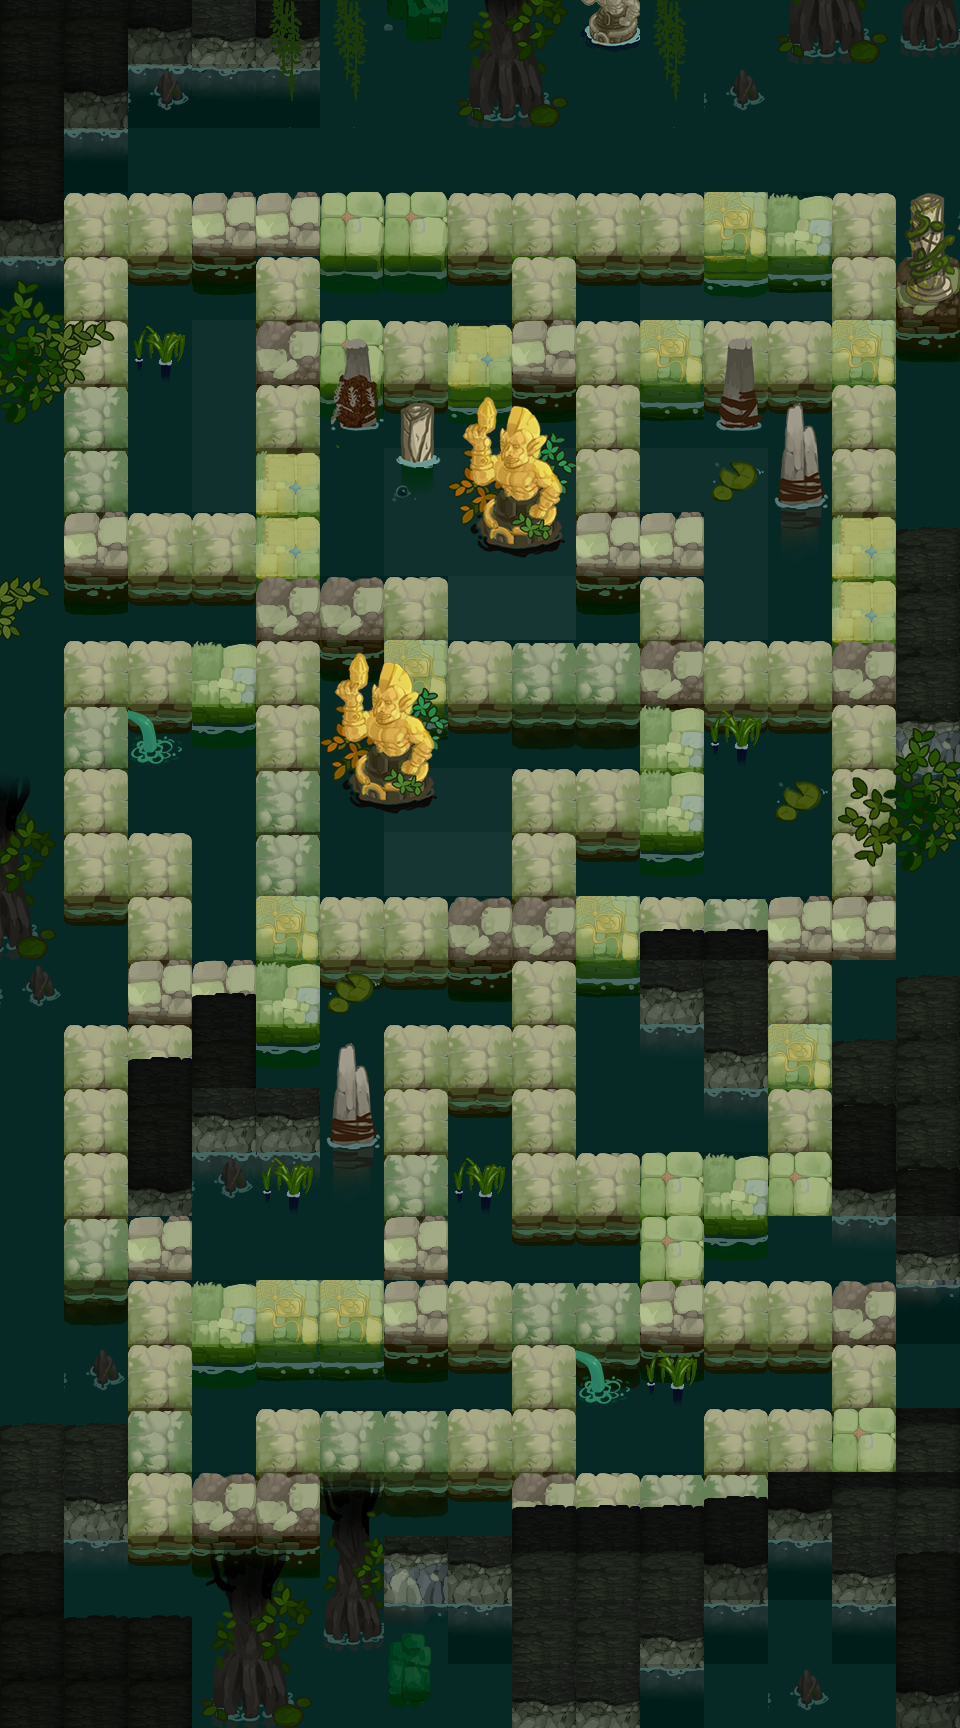

Tiled map render using the project's own tile images. Description and the map definition, with tile-layer contents summarised, below:
An orthogonal 15x27 tile map with 64x64 px tiles, 7 tile layers (background, background_top, block, block_top, ...), 4 tilesets and 8 objects (5x monster, move_3, move_2, move_1).

<map version="1.2" tiledversion="1.2.2" orientation="orthogonal" renderorder="left-down" width="15" height="27" tilewidth="64" tileheight="64" infinite="0" nextlayerid="63" nextobjectid="209">
 <tileset firstgid="1" name="ruins_block_1" tilewidth="64" tileheight="64" tilecount="64" columns="8">
  <image source="img/ruins_block_1.png" width="512" height="512" />
 </tileset>
 <tileset firstgid="65" name="diamond" tilewidth="64" tileheight="64" tilecount="64" columns="8">
  <image source="img/diamond.png" width="512" height="512" />
 </tileset>
 <tileset firstgid="129" name="ruins_bg_1" tilewidth="64" tileheight="64" tilecount="64" columns="8">
  <image source="img/ruins_bg_1.png" width="512" height="512" />
 </tileset>
 <tileset firstgid="193" name="ruins_top_1" tilewidth="64" tileheight="64" tilecount="64" columns="8">
  <image source="img/ruins_top_1.png" width="512" height="512" />
 </tileset>
 <layer id="54" name="background" width="15" height="27">
  <data>[405 cells, 405 non-empty, 10 distinct tile ids]</data>
 </layer>
 <layer id="55" name="background_top" width="15" height="27">
  <data>[405 cells, 143 non-empty, 8 distinct tile ids]</data>
 </layer>
 <layer id="56" name="block" width="15" height="27">
  <data>[405 cells, 262 non-empty, 15 distinct tile ids]</data>
 </layer>
 <layer id="57" name="block_top" width="15" height="27">
  <data>[405 cells, 95 non-empty, 11 distinct tile ids]</data>
 </layer>
 <layer id="58" name="diamond" width="15" height="27">
  <data>[405 cells, 64 non-empty, 1 distinct tile ids]</data>
 </layer>
 <objectgroup color="#ffaaff" id="59" name="trigger" visible="0" />
 <objectgroup color="#ff0000" id="60" name="monster">
  <object id="202" name="monster" x="512" y="640" width="64" height="64">
   <properties>
    <property name="Direction_Arr" value="0" />
    <property name="ID_Arr" value="102" />
    <property name="Interval" type="int" value="5000" />
    <property name="Move_Arr" value="0" />
    <property name="Order" type="int" value="1" />
    <property name="Time" type="int" value="0" />
   </properties>
  </object>
  <object id="203" name="monster" x="64" y="704" width="64" height="64">
   <properties>
    <property name="Direction_Arr" value="0" />
    <property name="ID_Arr" value="102" />
    <property name="Interval" type="int" value="5000" />
    <property name="Move_Arr" value="0" />
    <property name="Order" type="int" value="1" />
    <property name="Time" type="int" value="0" />
   </properties>
  </object>
  <object id="204" name="monster" x="320" y="192" width="64" height="64">
   <properties>
    <property name="Direction_Arr" value="0" />
    <property name="ID_Arr" value="801" />
    <property name="Interval" type="int" value="5000" />
    <property name="Move_Arr" value="0" />
    <property name="Order" type="int" value="1" />
    <property name="Time" type="int" value="0" />
   </properties>
  </object>
  <object id="206" name="monster" x="640" y="320" width="64" height="64">
   <properties>
    <property name="Direction_Arr" value="0" />
    <property name="ID_Arr" value="102" />
    <property name="Interval" type="int" value="5000" />
    <property name="Move_Arr" value="0" />
    <property name="Order" type="int" value="1" />
    <property name="Time" type="int" value="0" />
   </properties>
  </object>
  <object id="208" name="monster" x="64" y="320" width="64" height="64">
   <properties>
    <property name="Direction_Arr" value="0" />
    <property name="ID_Arr" value="102" />
    <property name="Interval" type="int" value="5000" />
    <property name="Move_Arr" value="0" />
    <property name="Order" type="int" value="1" />
    <property name="Time" type="int" value="0" />
   </properties>
  </object>
 </objectgroup>
 <objectgroup color="#00ff00" id="61" name="player">
  <object id="110" name="move_3" x="384" y="1408" width="64" height="64" />
  <object id="109" name="move_2" x="384" y="1408" width="64" height="64" />
  <object id="107" name="move_1" x="384" y="1408" width="64" height="64" />
 </objectgroup>
 <layer id="49" name="all_top_1" width="15" height="27">
  <data>[405 cells, 89 non-empty, 45 distinct tile ids]</data>
 </layer>
 <layer id="52" name="all_top_2" width="15" height="27">
  <data>[405 cells, 0 non-empty, 0 distinct tile ids]</data>
 </layer>
</map>
